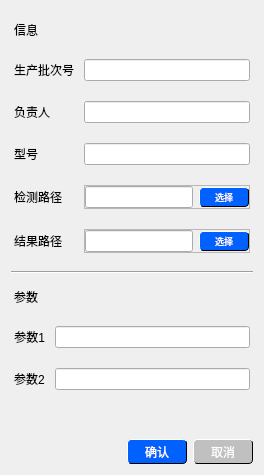
               <widget class="QWidget" name="page_input">
                <layout class="QVBoxLayout" name="verticalLayout_5">
                 <item>
                  <layout class="QFormLayout" name="formLayout_3">
                   <property name="horizontalSpacing">
                    <number>10</number>
                   </property>
                   <property name="verticalSpacing">
                    <number>20</number>
                   </property>
                   <property name="leftMargin">
                    <number>3</number>
                   </property>
                   <property name="topMargin">
                    <number>10</number>
                   </property>
                   <property name="rightMargin">
                    <number>3</number>
                   </property>
                   <property name="bottomMargin">
                    <number>3</number>
                   </property>
                   <item row="1" column="0">
                    <widget class="QLabel" name="lb1">
                     <property name="text">
                      <string>生产批次号</string>
                     </property>
                    </widget>
                   </item>
                   <item row="2" column="0">
                    <widget class="QLabel" name="lb2">
                     <property name="text">
                      <string>负责人</string>
                     </property>
                    </widget>
                   </item>
                   <item row="4" column="0">
                    <widget class="QLabel" name="lb4">
                     <property name="text">
                      <string>检测路径</string>
                     </property>
                    </widget>
                   </item>
                   <item row="1" column="1">
                    <widget class="QLineEdit" name="le1"/>
                   </item>
                   <item row="2" column="1">
                    <widget class="QLineEdit" name="le2"/>
                   </item>
                   <item row="4" column="1">
                    <widget class="QFrame" name="frm_photo">
                     <property name="frameShape">
                      <enum>QFrame::StyledPanel</enum>
                     </property>
                     <property name="frameShadow">
                      <enum>QFrame::Raised</enum>
                     </property>
                     <layout class="QHBoxLayout" name="horizontalLayout_9">
                      <property name="spacing">
                       <number>6</number>
                      </property>
                      <property name="leftMargin">
                       <number>0</number>
                      </property>
                      <property name="topMargin">
                       <number>0</number>
                      </property>
                      <property name="rightMargin">
                       <number>0</number>
                      </property>
                      <property name="bottomMargin">
                       <number>0</number>
                      </property>
                      <item>
                       <widget class="QLineEdit" name="le4"/>
                      </item>
                      <item>
                       <widget class="QPushButton" name="btn_photo">
                        <property name="minimumSize">
                         <size>
                          <width>50</width>
                          <height>20</height>
                         </size>
                        </property>
                        <property name="styleSheet">
                         <string notr="true">QPushButton {
        background-color: #0061FE;
       	border-style: solid;
        border-width: 1px;
        border-radius: 4px; 
		/* 边界 **/
        border-top-color: white ;
		border-left-color: white ;
		border-right-color: black; 
		border-bottom-color: black; 
		
		color: white;
		font:  9px;
    font-family: &quot;Microsoft YaHei&quot;;
		
    }
/* 鼠标点击时的样式 */
QPushButton:pressed  {
        background-color: #A7C6FF; /* 悬停时的背景颜色 */
        position: relative; /* 相对定位 */
        left: -2px; /* 向左轻微移动 */
        top: -2px; /* 向上轻微移动 */
        /* 通过改变left和top值模拟抖动效果 */
    }

    </string>
                        </property>
                        <property name="text">
                         <string>选择</string>
                        </property>
                       </widget>
                      </item>
                     </layout>
                    </widget>
                   </item>
                   <item row="0" column="0">
                    <widget class="QLabel" name="lb0">
                     <property name="text">
                      <string>信息</string>
                     </property>
                    </widget>
                   </item>
                   <item row="3" column="0">
                    <widget class="QLabel" name="lb3">
                     <property name="text">
                      <string>型号</string>
                     </property>
                    </widget>
                   </item>
                   <item row="3" column="1">
                    <widget class="QLineEdit" name="le3"/>
                   </item>
                   <item row="5" column="1">
                    <widget class="QFrame" name="frm_photo2">
                     <property name="frameShape">
                      <enum>QFrame::StyledPanel</enum>
                     </property>
                     <property name="frameShadow">
                      <enum>QFrame::Raised</enum>
                     </property>
                     <layout class="QHBoxLayout" name="horizontalLayout_11">
                      <property name="spacing">
                       <number>6</number>
                      </property>
                      <property name="leftMargin">
                       <number>0</number>
                      </property>
                      <property name="topMargin">
                       <number>0</number>
                      </property>
                      <property name="rightMargin">
                       <number>0</number>
                      </property>
                      <property name="bottomMargin">
                       <number>0</number>
                      </property>
                      <item>
                       <widget class="QLineEdit" name="le5"/>
                      </item>
                      <item>
                       <widget class="QPushButton" name="btn_photo2">
                        <property name="minimumSize">
                         <size>
                          <width>50</width>
                          <height>20</height>
                         </size>
                        </property>
                        <property name="styleSheet">
                         <string notr="true">QPushButton {
        background-color: #0061FE;
       	border-style: solid;
        border-width: 1px;
        border-radius: 4px; 
		/* 边界 **/
        border-top-color: white ;
		border-left-color: white ;
		border-right-color: black; 
		border-bottom-color: black; 
		
		color: white;
		font:  9px;
    font-family: &quot;Microsoft YaHei&quot;;
		
    }
/* 鼠标点击时的样式 */
QPushButton:pressed  {
        background-color: #A7C6FF; /* 悬停时的背景颜色 */
        position: relative; /* 相对定位 */
        left: -2px; /* 向左轻微移动 */
        top: -2px; /* 向上轻微移动 */
        /* 通过改变left和top值模拟抖动效果 */
    }

    </string>
                        </property>
                        <property name="text">
                         <string>选择</string>
                        </property>
                       </widget>
                      </item>
                     </layout>
                    </widget>
                   </item>
                   <item row="5" column="0">
                    <widget class="QLabel" name="lb5">
                     <property name="text">
                      <string>结果路径</string>
                     </property>
                    </widget>
                   </item>
                  </layout>
                 </item>
                 <item>
                  <widget class="QFrame" name="frame_18">
                   <property name="minimumSize">
                    <size>
                     <width>100</width>
                     <height>20</height>
                    </size>
                   </property>
                   <property name="frameShape">
                    <enum>QFrame::HLine</enum>
                   </property>
                   <property name="frameShadow">
                    <enum>QFrame::Sunken</enum>
                   </property>
                   <property name="lineWidth">
                    <number>1</number>
                   </property>
                  </widget>
                 </item>
                 <item>
                  <layout class="QFormLayout" name="formLayout_2">
                   <property name="horizontalSpacing">
                    <number>10</number>
                   </property>
                   <property name="verticalSpacing">
                    <number>20</number>
                   </property>
                   <property name="leftMargin">
                    <number>3</number>
                   </property>
                   <property name="rightMargin">
                    <number>3</number>
                   </property>
                   <property name="bottomMargin">
                    <number>3</number>
                   </property>
                   <item row="0" column="0">
                    <widget class="QLabel" name="lb_para0">
                     <property name="text">
                      <string>参数</string>
                     </property>
                    </widget>
                   </item>
                   <item row="1" column="0">
                    <widget class="QLabel" name="lb_para1">
                     <property name="text">
                      <string>参数1</string>
                     </property>
                     <property name="alignment">
                      <set>Qt::AlignRight|Qt::AlignTrailing|Qt::AlignVCenter</set>
                     </property>
                    </widget>
                   </item>
                   <item row="2" column="0">
                    <widget class="QLabel" name="lb_para2">
                     <property name="text">
                      <string>参数2</string>
                     </property>
                    </widget>
                   </item>
                   <item row="2" column="1">
                    <widget class="QLineEdit" name="le_para2"/>
                   </item>
                   <item row="1" column="1">
                    <widget class="QLineEdit" name="le_para1"/>
                   </item>
                  </layout>
                 </item>
                 <item>
                  <spacer name="verticalSpacer_5">
                   <property name="orientation">
                    <enum>Qt::Vertical</enum>
                   </property>
                   <property name="sizeHint" stdset="0">
                    <size>
                     <width>20</width>
                     <height>40</height>
                    </size>
                   </property>
                  </spacer>
                 </item>
                 <item>
                  <layout class="QHBoxLayout" name="horizontalLayout_10">
                   <item>
                    <spacer name="horizontalSpacer_9">
                     <property name="orientation">
                      <enum>Qt::Horizontal</enum>
                     </property>
                     <property name="sizeHint" stdset="0">
                      <size>
                       <width>40</width>
                       <height>20</height>
                      </size>
                     </property>
                    </spacer>
                   </item>
                   <item>
                    <widget class="QPushButton" name="btn_confirm">
                     <property name="sizePolicy">
                      <sizepolicy hsizetype="Minimum" vsizetype="Fixed">
                       <horstretch>0</horstretch>
                       <verstretch>0</verstretch>
                      </sizepolicy>
                     </property>
                     <property name="minimumSize">
                      <size>
                       <width>60</width>
                       <height>25</height>
                      </size>
                     </property>
                     <property name="maximumSize">
                      <size>
                       <width>60</width>
                       <height>25</height>
                      </size>
                     </property>
                     <property name="styleSheet">
                      <string notr="true">QPushButton {
        background-color: #0061FE;
       	border-style: solid;
        border-width: 1px;
        border-radius: 4px; 
		/* 边界 **/
        border-top-color: white ;
		border-left-color: white ;
		border-right-color: black; 
		border-bottom-color: black; 
		
		color: white;
		font:  12px;
    font-family: &quot;Microsoft YaHei&quot;;
		
    }
/* 鼠标点击时的样式 */
QPushButton:pressed  {
        background-color: #A7C6FF; /* 悬停时的背景颜色 */
        position: relative; /* 相对定位 */
        left: -2px; /* 向左轻微移动 */
        top: -2px; /* 向上轻微移动 */
        /* 通过改变left和top值模拟抖动效果 */
    }

    </string>
                     </property>
                     <property name="text">
                      <string>确认</string>
                     </property>
                    </widget>
                   </item>
                   <item>
                    <widget class="QPushButton" name="btn_cancel">
                     <property name="minimumSize">
                      <size>
                       <width>60</width>
                       <height>25</height>
                      </size>
                     </property>
                     <property name="maximumSize">
                      <size>
                       <width>60</width>
                       <height>25</height>
                      </size>
                     </property>
                     <property name="styleSheet">
                      <string notr="true">QPushButton {
        background-color: silver;
       	border-style: solid;
        border-width: 1px;
        border-radius: 4px; 
		/* 边界 **/
        border-top-color: white ;
		border-left-color: white ;
		border-right-color: black; 
		border-bottom-color: black; 
		
		color: white;
		font: 12px;
    font-family: &quot;Microsoft YaHei&quot;;
		
    }
/* 鼠标点击时的样式 */
QPushButton:pressed  {
        background-color: lightgray; /* 悬停时的背景颜色 */
        position: relative; /* 相对定位 */
        left: -2px; /* 向左轻微移动 */
        top: -2px; /* 向上轻微移动 */
        /* 通过改变left和top值模拟抖动效果 */
    }

    </string>
                     </property>
                     <property name="text">
                      <string>取消</string>
                     </property>
                    </widget>
                   </item>
                  </layout>
                 </item>
                </layout>
               </widget>
